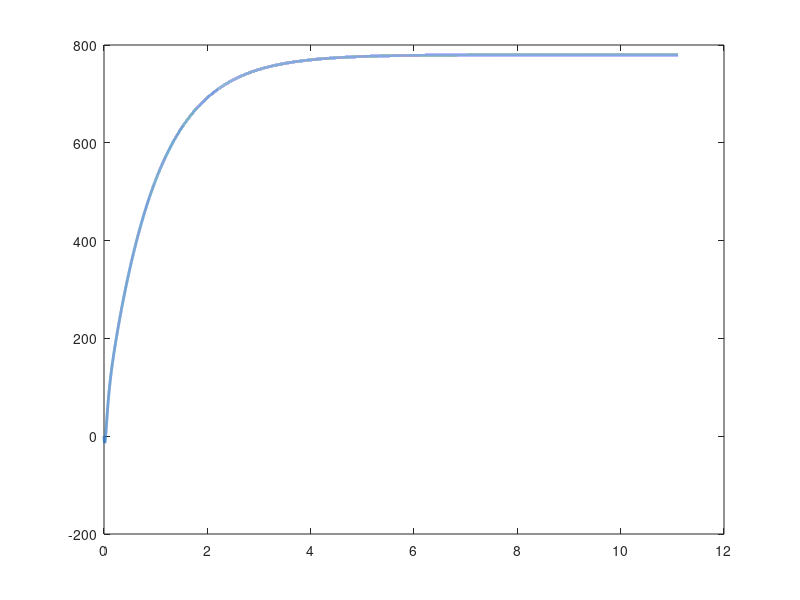

Here is the MATLAB script that generated this plot: (Note: this script raises an error after producing the figure.)
% SISTEMA COMPLETO - Horno Fusor (Lazo Cerrado) — versión RED NEURONAL (CNN)

% --- PID (mismo controlador) ---
Kp    = 0.0032072;
C_num = [1, 0.002419];
C_den = [1, 0.0002966];
C     = Kp * tf(C_num, C_den);

% --- Planta CNN ---
P_num = [-0.000749, 9.681e-06];
P_den = [1, 0.02014, 9.321e-05];
P     = tf(P_num, P_den);

% --- Lazo cerrado SIN escala todavía ---
G_open   = C * P;
G_closed = feedback(G_open, 1);

% --- Calcular K_ref automáticamente para que llegue a 780 ---
dc_raw = dcgain(G_closed);
K_ref  = 1 / dc_raw;          % <-- esto fuerza ganancia DC = 1
G_final = K_ref * G_closed;

% --- Análisis ---
disp('G(s) lazo cerrado (CNN)')
G_final
zpk(G_final)

disp('polos'),  pole(G_final)
disp('ceros'),  zero(G_final)

dc_final = dcgain(G_final);
T_ss = 780 * dc_final;
ess  = 780 - T_ss;
fprintf('K_ref calculado = %.6f\n', K_ref)
fprintf('ganancia DC = %.6f\n', dc_final)
fprintf('T_ss = %.4f C\n', T_ss)
fprintf('error estado estable = %.4f C\n', ess)

% --- Respuesta al escalón de 780 ---
t_sim = 0:1:40000;
[y, t] = step(780 * G_final, t_sim);

figure('Color','white','Position',[100,100,1000,500]);
plot(t/3600, y, 'Color',[0.18,0.45,0.75],'LineWidth',2,'DisplayName','Temperatura del horno');
hold on;
yline(780,'Color',[0.85,0.33,0.10],'LineWidth',1.8,'LineStyle','--','DisplayName','Setpoint (780°C)');
xlabel('Tiempo (horas)','FontSize',13,'FontWeight','bold');
ylabel('Temperatura (°C)','FontSize',13,'FontWeight','bold');
title('Respuesta del Horno Fusor — G(s) Modelo CNN con Control Clásico PID','FontSize',15,'FontWeight','bold');
legend('FontSize',11,'Location','southeast');
grid on; grid minor;
xlim([0, t(end)/3600]); ylim([0, 900]);
set(gca,'FontSize',11,'Box','on');
hold off;
